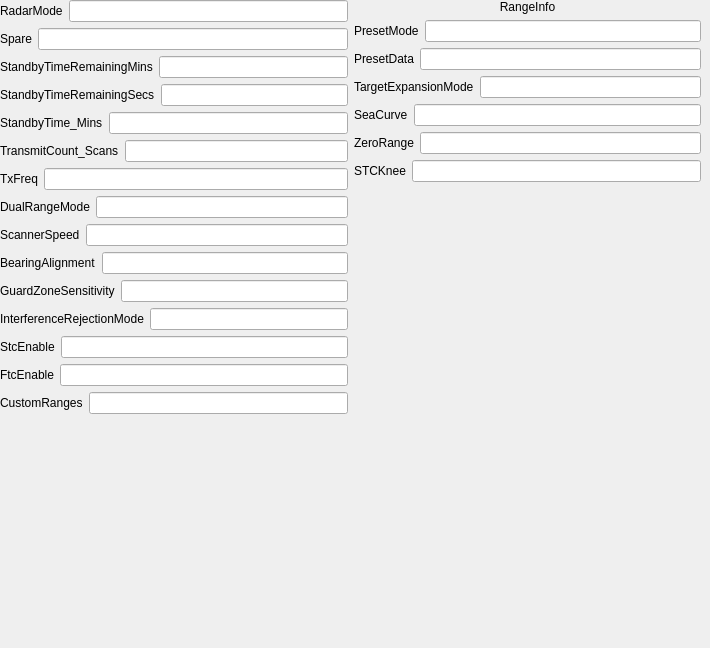
    <widget class="QWidget" name="tab_6">
     <attribute name="title">
      <string>Status</string>
     </attribute>
     <widget class="QWidget" name="horizontalLayoutWidget_3">
      <property name="geometry">
       <rect>
        <x>0</x>
        <y>0</y>
        <width>701</width>
        <height>639</height>
       </rect>
      </property>
      <layout class="QHBoxLayout" name="horizontalLayout_68">
       <item>
        <layout class="QVBoxLayout" name="verticalLayout_7">
         <item>
          <layout class="QHBoxLayout" name="horizontalLayout_69">
           <property name="spacing">
            <number>6</number>
           </property>
           <item>
            <widget class="QLabel" name="label_70">
             <property name="text">
              <string>RadarMode</string>
             </property>
            </widget>
           </item>
           <item>
            <widget class="QLineEdit" name="lineEdit_66"/>
           </item>
          </layout>
         </item>
         <item>
          <layout class="QHBoxLayout" name="horizontalLayout_70">
           <item>
            <widget class="QLabel" name="label_71">
             <property name="text">
              <string>Spare</string>
             </property>
            </widget>
           </item>
           <item>
            <widget class="QLineEdit" name="lineEdit_67"/>
           </item>
          </layout>
         </item>
         <item>
          <layout class="QHBoxLayout" name="horizontalLayout_71">
           <item>
            <widget class="QLabel" name="label_72">
             <property name="text">
              <string>StandbyTimeRemainingMins</string>
             </property>
            </widget>
           </item>
           <item>
            <widget class="QLineEdit" name="lineEdit_68"/>
           </item>
          </layout>
         </item>
         <item>
          <layout class="QHBoxLayout" name="horizontalLayout_72">
           <item>
            <widget class="QLabel" name="label_73">
             <property name="text">
              <string>StandbyTimeRemainingSecs</string>
             </property>
            </widget>
           </item>
           <item>
            <widget class="QLineEdit" name="lineEdit_69"/>
           </item>
          </layout>
         </item>
         <item>
          <layout class="QHBoxLayout" name="horizontalLayout_73">
           <item>
            <widget class="QLabel" name="label_74">
             <property name="text">
              <string>StandbyTime_Mins</string>
             </property>
            </widget>
           </item>
           <item>
            <widget class="QLineEdit" name="lineEdit_70"/>
           </item>
          </layout>
         </item>
         <item>
          <layout class="QHBoxLayout" name="horizontalLayout_74">
           <item>
            <widget class="QLabel" name="label_75">
             <property name="text">
              <string>TransmitCount_Scans</string>
             </property>
            </widget>
           </item>
           <item>
            <widget class="QLineEdit" name="lineEdit_71"/>
           </item>
          </layout>
         </item>
         <item>
          <layout class="QHBoxLayout" name="horizontalLayout_75">
           <item>
            <widget class="QLabel" name="label_76">
             <property name="text">
              <string>TxFreq</string>
             </property>
            </widget>
           </item>
           <item>
            <widget class="QLineEdit" name="lineEdit_72"/>
           </item>
          </layout>
         </item>
         <item>
          <layout class="QHBoxLayout" name="horizontalLayout_76">
           <item>
            <widget class="QLabel" name="label_77">
             <property name="text">
              <string>DualRangeMode</string>
             </property>
            </widget>
           </item>
           <item>
            <widget class="QLineEdit" name="lineEdit_73"/>
           </item>
          </layout>
         </item>
         <item>
          <layout class="QHBoxLayout" name="horizontalLayout_77">
           <item>
            <widget class="QLabel" name="label_78">
             <property name="text">
              <string>ScannerSpeed</string>
             </property>
            </widget>
           </item>
           <item>
            <widget class="QLineEdit" name="lineEdit_74"/>
           </item>
          </layout>
         </item>
         <item>
          <layout class="QHBoxLayout" name="horizontalLayout_78">
           <item>
            <widget class="QLabel" name="label_79">
             <property name="text">
              <string>BearingAlignment</string>
             </property>
            </widget>
           </item>
           <item>
            <widget class="QLineEdit" name="lineEdit_75"/>
           </item>
          </layout>
         </item>
         <item>
          <layout class="QHBoxLayout" name="horizontalLayout_79">
           <item>
            <widget class="QLabel" name="label_80">
             <property name="text">
              <string>GuardZoneSensitivity</string>
             </property>
            </widget>
           </item>
           <item>
            <widget class="QLineEdit" name="lineEdit_76"/>
           </item>
          </layout>
         </item>
         <item>
          <layout class="QHBoxLayout" name="horizontalLayout_80">
           <item>
            <widget class="QLabel" name="label_81">
             <property name="text">
              <string>InterferenceRejectionMode</string>
             </property>
            </widget>
           </item>
           <item>
            <widget class="QLineEdit" name="lineEdit_77"/>
           </item>
          </layout>
         </item>
         <item>
          <layout class="QHBoxLayout" name="horizontalLayout_81">
           <item>
            <widget class="QLabel" name="label_82">
             <property name="text">
              <string>StcEnable</string>
             </property>
            </widget>
           </item>
           <item>
            <widget class="QLineEdit" name="lineEdit_78"/>
           </item>
          </layout>
         </item>
         <item>
          <layout class="QHBoxLayout" name="horizontalLayout_82">
           <item>
            <widget class="QLabel" name="label_83">
             <property name="text">
              <string>FtcEnable</string>
             </property>
            </widget>
           </item>
           <item>
            <widget class="QLineEdit" name="lineEdit_79"/>
           </item>
          </layout>
         </item>
         <item>
          <layout class="QHBoxLayout" name="horizontalLayout_83">
           <item>
            <widget class="QLabel" name="label_84">
             <property name="text">
              <string>CustomRanges</string>
             </property>
            </widget>
           </item>
           <item>
            <widget class="QLineEdit" name="lineEdit_80"/>
           </item>
          </layout>
         </item>
         <item>
          <spacer name="verticalSpacer_22">
           <property name="orientation">
            <enum>Qt::Vertical</enum>
           </property>
           <property name="sizeHint" stdset="0">
            <size>
             <width>20</width>
             <height>40</height>
            </size>
           </property>
          </spacer>
         </item>
        </layout>
       </item>
       <item>
        <layout class="QVBoxLayout" name="verticalLayout_8">
         <item>
          <widget class="QLabel" name="label_21">
           <property name="text">
            <string>RangeInfo</string>
           </property>
           <property name="alignment">
            <set>Qt::AlignCenter</set>
           </property>
          </widget>
         </item>
         <item>
          <layout class="QHBoxLayout" name="horizontalLayout_84">
           <property name="spacing">
            <number>6</number>
           </property>
           <item>
            <widget class="QLabel" name="label_85">
             <property name="text">
              <string>PresetMode</string>
             </property>
            </widget>
           </item>
           <item>
            <widget class="QLineEdit" name="lineEdit_81"/>
           </item>
          </layout>
         </item>
         <item>
          <layout class="QHBoxLayout" name="horizontalLayout_85">
           <item>
            <widget class="QLabel" name="label_86">
             <property name="text">
              <string>PresetData</string>
             </property>
            </widget>
           </item>
           <item>
            <widget class="QLineEdit" name="lineEdit_82"/>
           </item>
          </layout>
         </item>
         <item>
          <layout class="QHBoxLayout" name="horizontalLayout_86">
           <item>
            <widget class="QLabel" name="label_87">
             <property name="text">
              <string>TargetExpansionMode</string>
             </property>
            </widget>
           </item>
           <item>
            <widget class="QLineEdit" name="lineEdit_83"/>
           </item>
          </layout>
         </item>
         <item>
          <layout class="QHBoxLayout" name="horizontalLayout_87">
           <item>
            <widget class="QLabel" name="label_88">
             <property name="text">
              <string>SeaCurve</string>
             </property>
            </widget>
           </item>
           <item>
            <widget class="QLineEdit" name="lineEdit_84"/>
           </item>
          </layout>
         </item>
         <item>
          <layout class="QHBoxLayout" name="horizontalLayout_88">
           <item>
            <widget class="QLabel" name="label_89">
             <property name="text">
              <string>ZeroRange</string>
             </property>
            </widget>
           </item>
           <item>
            <widget class="QLineEdit" name="lineEdit_85"/>
           </item>
          </layout>
         </item>
         <item>
          <layout class="QHBoxLayout" name="horizontalLayout_89">
           <item>
            <widget class="QLabel" name="label_90">
             <property name="text">
              <string>STCKnee</string>
             </property>
            </widget>
           </item>
           <item>
            <widget class="QLineEdit" name="lineEdit_86"/>
           </item>
          </layout>
         </item>
         <item>
          <spacer name="verticalSpacer_23">
           <property name="orientation">
            <enum>Qt::Vertical</enum>
           </property>
           <property name="sizeHint" stdset="0">
            <size>
             <width>20</width>
             <height>40</height>
            </size>
           </property>
          </spacer>
         </item>
        </layout>
       </item>
      </layout>
     </widget>
    </widget>
